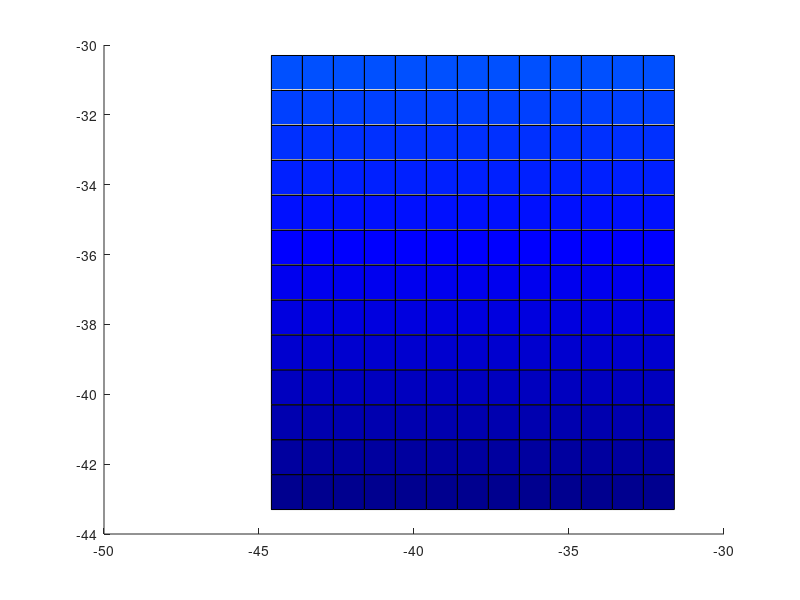

Write the MATLAB code that produced this figure.
close all; clear all; clc;
dim = 13;
unT = 1;

xLow = -44.6;
yLow = -43.3;
map = jet;
for i=1:13
    
    for j = 1:13
        
        rectangle('Position',[xLow+(i-1)*unT yLow+(j-1)*unT unT unT],...
            'FaceColor',map(mod(j,64),:))
        
    end
    
end